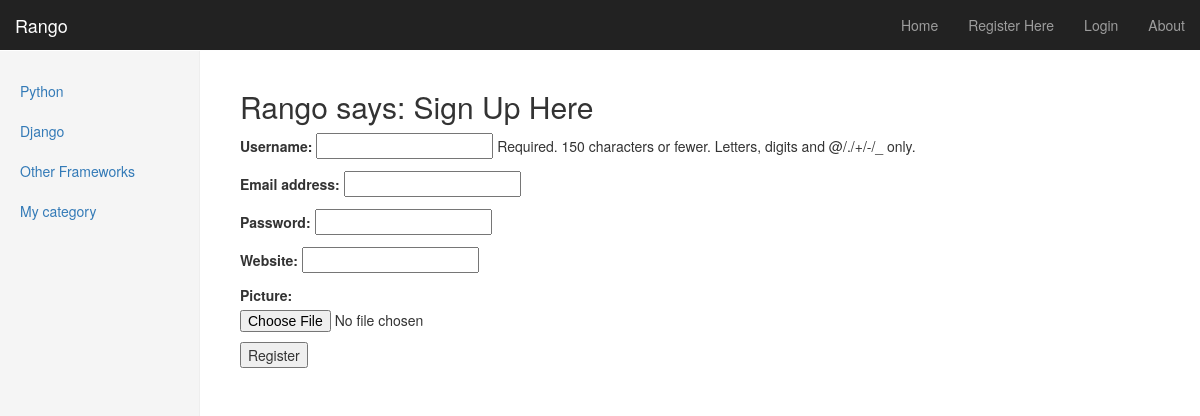
The page /rango/register/ on the database its author committed.
### rango/models.py (models this page shows, shortened)
class Category(models.Model):
    name = models.CharField(max_length=128, unique=True)
    views = models.IntegerField(default=0)
    likes = models.IntegerField(default=0)
    slug = models.SlugField(unique=True)
    class Meta:
        verbose_name_plural = "Categories"

### rango/views.py (the view)
# urls.py: path('register/', views.register, name='registration_register'),
def register(request):
    registered = False
    if request.method == 'POST':
        user_form = UserForm(request.POST)
        profile_form = UserProfileForm(request.POST)
        if user_form.is_valid() and profile_form.is_valid():
            user = user_form.save(commit=False)
            user.set_password(user.password)
            user.save()
            profile = profile_form.save(commit=False)
            profile.user = user
            if 'picture' in request.FILES:
                profile.picture = request.FILES['picture']
            profile.save()
            registered = True
        else:
            print(user_form.errors, profile_form.errors)
    else:
        user_form = UserForm()
        profile_form = UserProfileForm()
    context_dic = {
        'user_form': user_form,
        'profile_form': profile_form,
        'registered': registered
    }
    return render(request, 'rango/register.html', context_dic)

### rango/forms.py
class UserForm(forms.ModelForm):
    password = forms.CharField(widget=forms.PasswordInput())
    class Meta:
        model = User
        fields = ('username', 'email', 'password')

class UserProfileForm(forms.ModelForm):
    class Meta:
        model = UserProfile
        fields = ('website', 'picture')

### rango/templatetags/rango_extracts.py (called while the page is built)
@register.inclusion_tag('rango/cats.html')
def get_category_list(cat=None):
    return {'cats': Category.objects.all(), 'act_cat': cat}

### rango/templates/rango/register.html (shortened to what this page needs)
{% extends 'rango/base.html' %}
{% load staticfiles %}
{% block body_block %}
    {% if registered %}
        <h2 class="form-signin-heading">Rango says: thanks for registering!</h2><br>
        <a href="{% url 'rango:index'%}">Home</a>
    {% else %}
        <form role="form"  method="post" action=".">
            <h2 class="form-signin-heading">Rango says: Sign Up Here</h2>
            {{ user_form.as_p }}
            {{ profile_form.as_p }}
            <input type="submit" name="submit" value="Register">
        </form>
    {% endif %}
{% endblock %}

### rango/templates/rango/cats.html
{% if cats %}
    <ul class="nav nav-sidebar">
    {% for c in cats %}
        {% if c == act_cat %}
            <li class="active">
        {% else %}
            <li>
        {% endif %}
        <a href="{% url 'rango:show_category' c.slug %}">{{ c.name }}</a></li>
    {% endfor %}
    </ul>
{% else %}
    <strong>There are no category yet.</strong>
{% endif %}

### rango/static/rango/dashboard.css (style rules this page uses)
body { padding-top: 50px; }
.nav-sidebar { margin-right: -21px; margin-bottom: 20px; margin-left: -20px; }
.nav-sidebar > li > a { padding-right: 20px; padding-left: 20px; }

### rows shown on the page
Category: name "Python"
Category: name "Django"
Category: name "Other Frameworks"
Category: name "My category"
